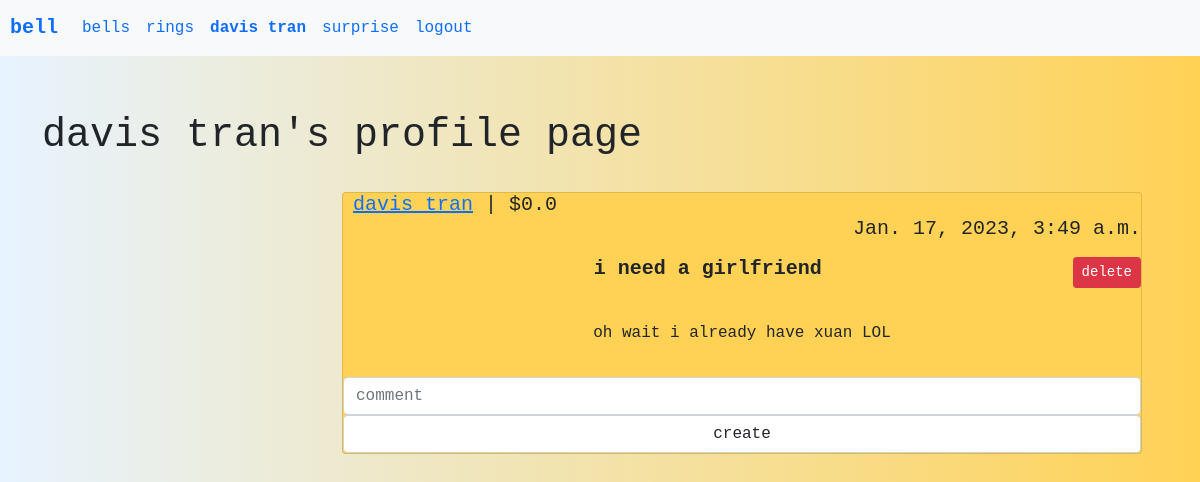
Page /profile/davis tran (signed in) on the committed database.
### core/models.py (models this page shows, shortened)
class Bell(models.Model):
    title = models.CharField(max_length=50)
    body = models.TextField()
    price = models.FloatField(blank=True, default=0)
    created_at = models.DateTimeField(auto_now=True)
    author = models.ForeignKey(User, on_delete=models.DO_NOTHING)

### core/views.py (the view)
# urls.py: path('profile/<str:username>', profile_view, name='profile'),
def profile_view(request, username):
    if not request.user.is_authenticated:
        return redirect('/login')
    if len(request.user.username) == 0:
        author_user = User.objects.get(username=request.user.username)
    else:
        author_user = User.objects.get(username=username)
    bells = Bell.objects.filter(author=author_user)
    rings = Ring.objects.filter(author=author_user)
    return render(request, 'profile.html', {'rings': rings, 'bells': bells, 'username': username})

### core/templates/profile.html (shortened to what this page needs)
<!doctype html>
<html lang="en">
<head>
    <link href="https://cdn.jsdelivr.net/npm/bootstrap@5.0.0-beta3/dist/css/bootstrap.min.css" rel="stylesheet">
    <nav class="navbar sticky-top navbar-expand-lg #0086FF bg-light">
        <a class="navbar-brand" href="/" style="margin-left: 10px"><b>bell</b></a>
        <div class="collapse navbar-collapse" id="navbarNavAltMarkup">
            <div class="navbar-nav">
                <a class="nav-link" href="/bell">bells</a>
                <a class="nav-link" href="/ring">rings</a>
                <b><a class="nav-link" href="/profile/{{request.user.username}}">{{request.user.username}}</a></b>
                <a class="nav-link" href="/random">surprise</a>
                <a class="nav-link" href="/logout">logout</a>
            </div>
        </div>
    </nav>
</head>
<body>
    <div class="container">
        <br/>
        <h1 style="margin-top: 2rem; margin-bottom: 2rem">{{username}}'s profile page</h1>
        {% for bell in bells %}
        <div class="col-md-4">
            <div class="card" style="margin-bottom: 1rem; background-color: #FFD255; width: 800px; margin-inline: 300px;">
                <h5 class="card-title">
                    <a href="/profile/{{bell.author.username}}" style="margin-left: 10px">{{bell.author.username}}</a> | ${{bell.price}}
                    <p style=" text-align: right; ">{{bell.created_at}}</p>
                    <p><b>{{bell.title}}</b> {% if request.user.username == bell.author.username %}
                        <a style="float: right; " href='/delete_bell?id={{bell.id}}' class="btn btn-danger btn-sm ">delete</a> {% endif %}
                    </p>
                </h5>
                <div class="card-body ">
                    <p>{{bell.body}}</p>
                </div>
                <form method="POST" action="/comment" style="margin-bottom: 0 !important;">
                    <input class="form-control" name="body" placeholder="comment" />
                    <input class="form-control" type="submit" value="create" />
                </form>
            </div>
        </div>
        {% endfor %}
    </div>
</body>
</html>

### core/templates/profile.html (style rules this page uses)
body { background-color: #99CAF6; background-image: linear-gradient(to right, #E7F3FF, #FFD255); font-family: "Courier New", Courier, monospace; }
p { text-align: center; vertical-align: middle; }

### rows in the picture
Bell: author.username "davis tran", price "0.0", created_at "Jan. 17, 2023, 3:49 a.m.", title "i need a girlfriend", body "oh wait i already have xuan LOL"

### other values in the picture
{{ request.user.username }} "davis tran"
{{ username }} "davis tran"
